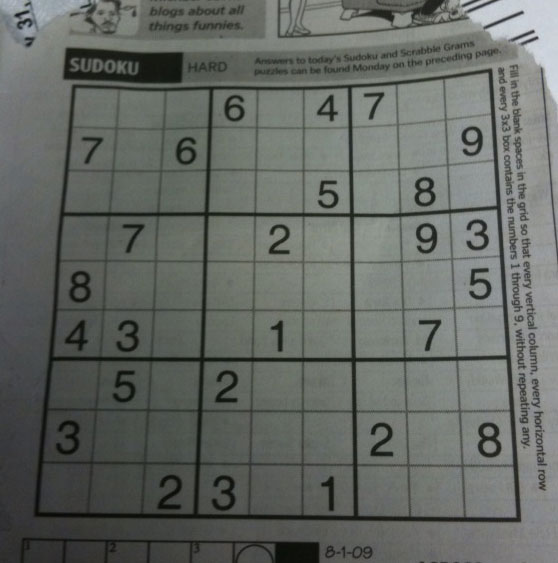
#> input picture images/sudoku.png, 558 x 563 px
$ python Hough_line_Tranformation.py
#> lines starting #> are read from the running program, lines starting #| are printed output that depends on the picture; after the words box and inside, x2 and y2 are one past the last pixel; in counts of white or black regions, pixels touching at a corner belong together
import cv2
import matplotlib.pyplot as plt
import numpy as np
# HoughLines: ifinite lines
img = cv2.imread('./images/sudoku.png')
#> img is the input picture: shape (563, 558, 3); mean B, G, R 99.5, 104.1, 100
gray_img = cv2.cvtColor(img,cv2.COLOR_BGR2GRAY)
# apertureSize:- parameter determines the size of the neighborhood considered when calculating the gradient of the image
edges = cv2.Canny(gray_img,50,150,apertureSize=3) # threshold 50 max 150
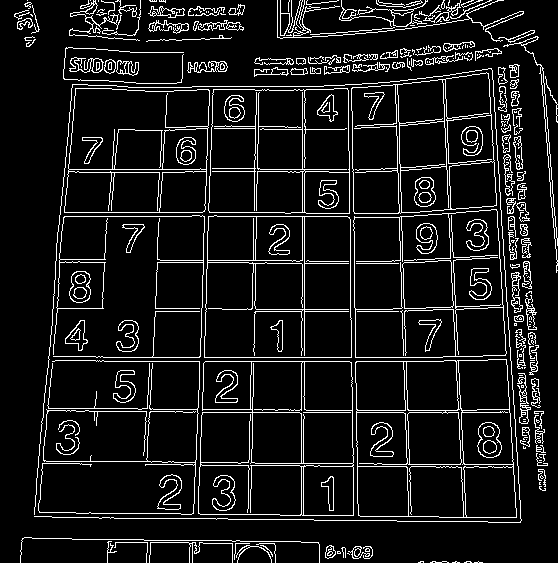
#> edges: shape (563, 558); 9.4% white in thin lines or dots
cv2.imshow("Canny_Edge",edges)
# ρ = x * cos(θ) + y * sin(θ)
#rho: The resolution parameter in pixels of the Hough accumulator. It determines the distance resolution of the detected lines.
lines = cv2.HoughLines(edges,1,np.pi/180,200)
#> lines = 29 rows, first 8: [361, 1.57], [357, 1.57], [304, 0], [412, 1.57], [212, 0.0349], [216, 0.0349], [216, 1.57], [-349, 3.12]

for line in lines:
    rho,theta = line[0]
    a = np.cos(theta)
    b = np.sin(theta)
    x0 = a*rho # is give the origin
    y0 = b*rho # is give the origin
    # p(rho),theta we need to convert them into  Cartesian coordinates to To visualize the detected lines.
    # 1000 is used as an arbitrary scale factor.
    # It determines the length of the line segment that will be drawn to represent the detected line.
    x1 = int(x0+1000*(-b))
    y1 = int(y0+1000*a)
    x2 = int(x0-1000*(-b))
    y2 = int(y0-1000*a)
    cv2.line(img,(x1,y1),(x2,y2),(0,0,255),2)

    print("a:",a)
    print("b:",b)
    print("x0:",x0)
    print("y0:",y0)
    print("x1: ",x1)
    print("y1: ",y1)
    print("x2: ",x2)
    print("y2: ",y2)
#> this loop made 29 passes
#> (rho, theta, a, b, x0, y0, x1, y1) on passes 1 to 12: (361, 1.57, -4.37e-08, 1, -1.58e-05, 361, -1000, 360), (357, 1.57, -4.37e-08, 1, -1.56e-05, 357, -1000, 356), (304, 0, 1, 0, 304, 0, 304, 1000), (412, 1.57, -4.37e-08, 1, -1.8e-05, 412, -1000, 411), (212, 0.0349, 0.999, 0.0349, 211.9, 7.4, 176, 1006), (216, 0.0349, 0.999, 0.0349, 215.9, 7.54, 180, 1006), (216, 1.57, -4.37e-08, 1, -9.44e-06, 216, -1000, 215), (-349, 3.12, -1, 0.0175, 348.9, -6.09, 331, -1005), (169, 1.57, -4.37e-08, 1, -7.39e-06, 169, -1000, 168), (257, 0.0175, 1, 0.0175, 257, 4.49, 239, 1004), (212, 1.57, -4.37e-08, 1, -9.27e-06, 212, -1000, 211), (-393, 3.11, -0.999, 0.0349, 392.8, -13.72, 357, -1013)
#> (printed output is left out)
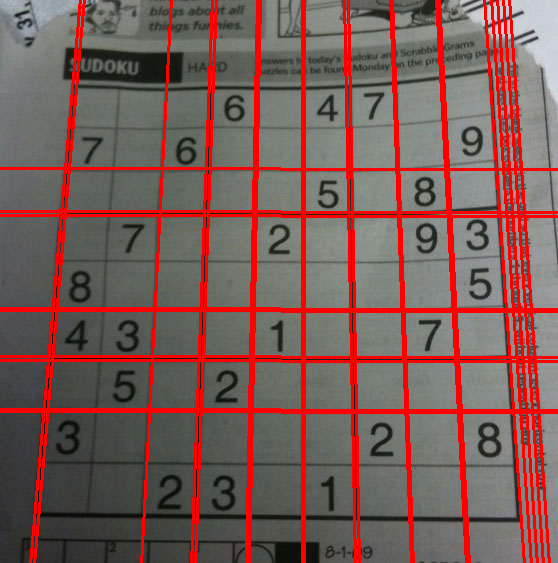
#> img: shape (563, 558, 3); 14.38% of pixels changed, all inside (x1, y1, x2, y2) = (0, 0, 558, 563)

cv2.imshow('Hough_transform:',img)
cv2.waitKey(0)
cv2.destroyAllWindows()

$ run again, with images/Noise_salt_and_pepper.png copied over images/sudoku.png
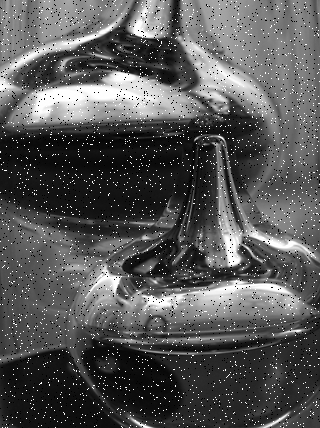
#> input picture images/Noise_salt_and_pepper.png, 320 x 428 px
#> img is the input picture: shape (428, 320, 3); min 0, max 255, mean 86.8
#> `edges = cv2.Canny(gray_img,50,150,apertureSize=3)`:
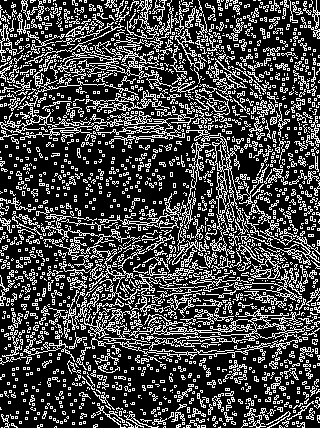
#> edges: shape (428, 320); 27.5% white in thin lines or dots
#> lines = [[1, 2.36], [-35, 2.36], [279, 0.785]]
#> the loop `for line in lines:` made 3 passes
#> (rho, theta, a, x0, y0, x1, y1, x2) on passes 1 to 3: (1, 2.36, -0.707, -0.707, 0.707, -707, -706, 706), (-35, 2.36, -0.707, 24.75, -24.75, -682, -731, 731), (279, 0.785, 0.707, 197.3, 197.3, -509, 904, 904)
#> (printed output is left out)
#> after the loop `for line in lines:`:
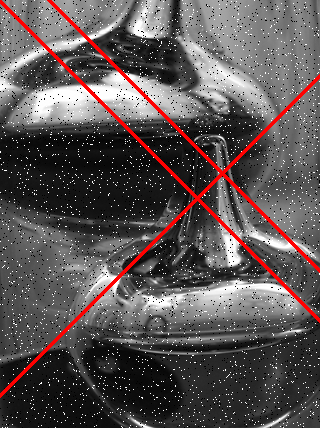
#> img: shape (428, 320, 3); 3.31% of pixels changed, all inside (x1, y1, x2, y2) = (0, 0, 320, 398)

$ run again, with images/checkerboard_color.png copied over images/sudoku.png
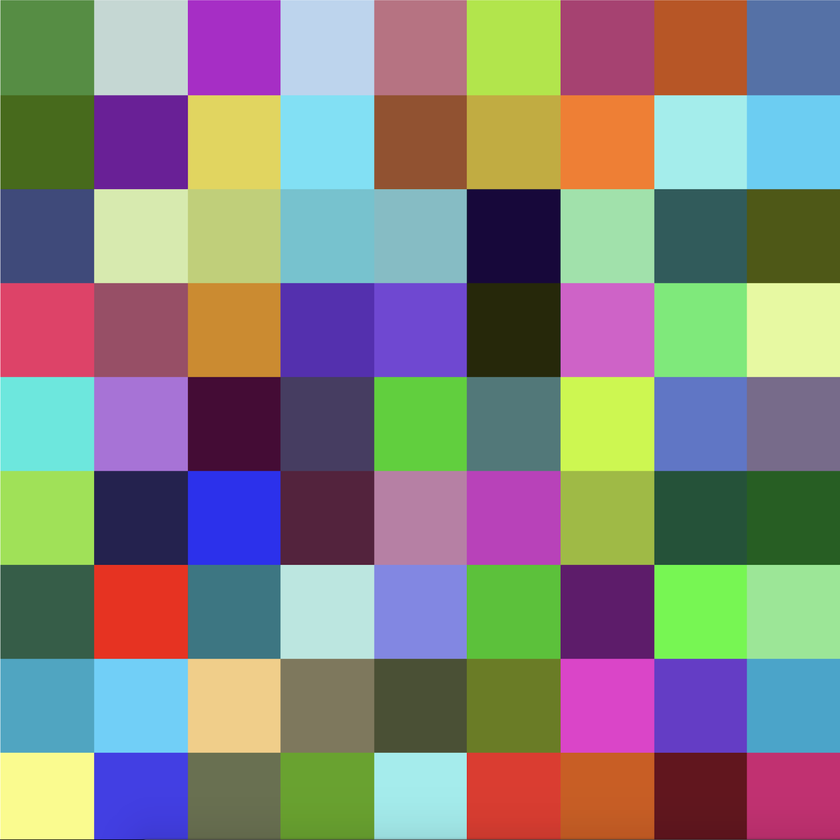
#> input picture images/checkerboard_color.png, 840 x 840 px, shrunk from 1800 x 1800 before the run
#> img is the input picture: shape (840, 840, 3); mean B, G, R 126.7, 131.4, 133.1
#> `edges = cv2.Canny(gray_img,50,150,apertureSize=3)`:
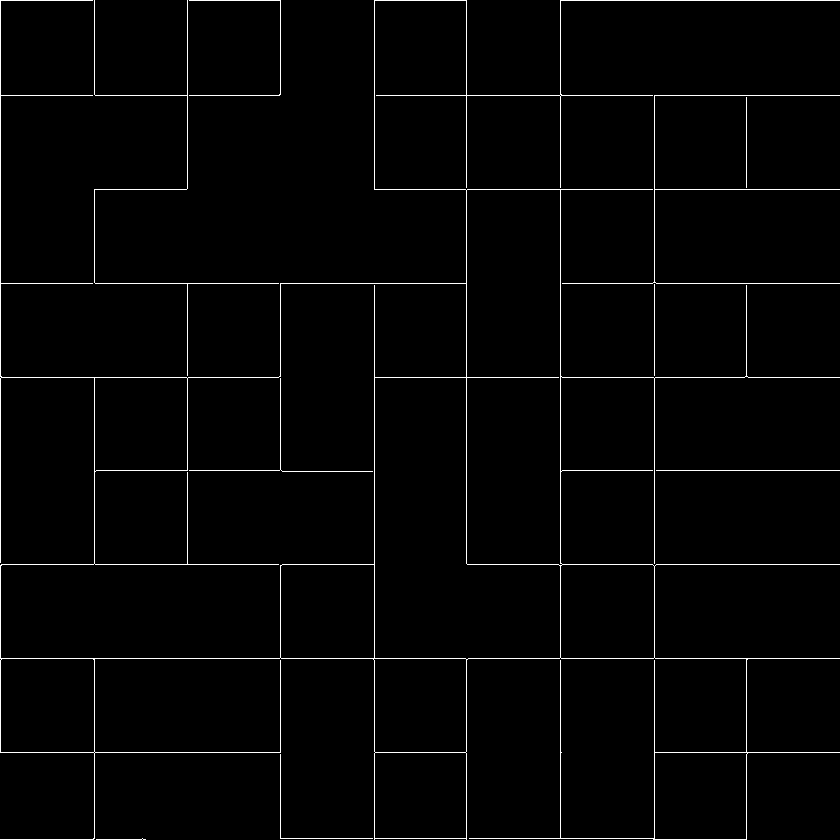
#> edges: shape (840, 840); 1.8% white in thin lines or dots
#> lines = 19 rows, first 8: [658, 1.57], [560, 0], [0, 0], [374, 0], [466, 0], [95, 1.57], [283, 1.57], [654, 0]
#> the loop `for line in lines:` made 19 passes
#> (rho, theta, a, b, x0, y0, x1, y1) on passes 1 to 8: (658, 1.57, -4.37e-08, 1, -2.88e-05, 658, -1000, 657), (560, 0, 1, 0, 560, 0, 560, 1000), (0, 0, 1, 0, 0, 0, 0, 1000), (374, 0, 1, 0, 374, 0, 374, 1000), (466, 0, 1, 0, 466, 0, 466, 1000), (95, 1.57, -4.37e-08, 1, -4.15e-06, 95, -1000, 94), (283, 1.57, -4.37e-08, 1, -1.24e-05, 283, -1000, 282), (654, 0, 1, 0, 654, 0, 654, 1000)
#> (printed output is left out)
#> after the loop `for line in lines:`:
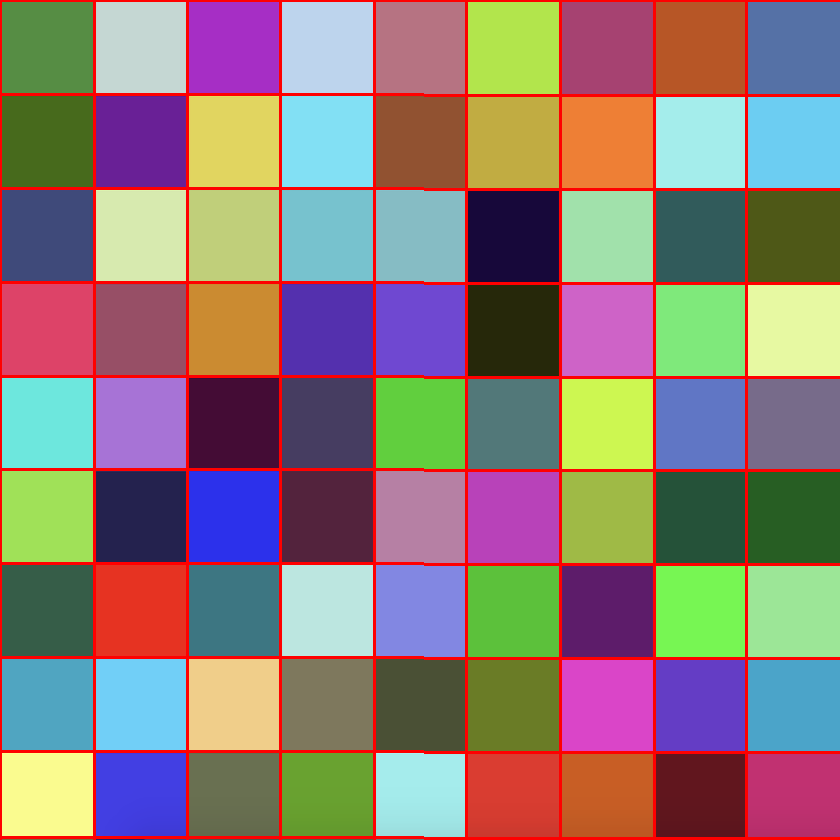
#> img: shape (840, 840, 3); 6.44% of pixels changed, all inside (x1, y1, x2, y2) = (0, 0, 840, 840)
